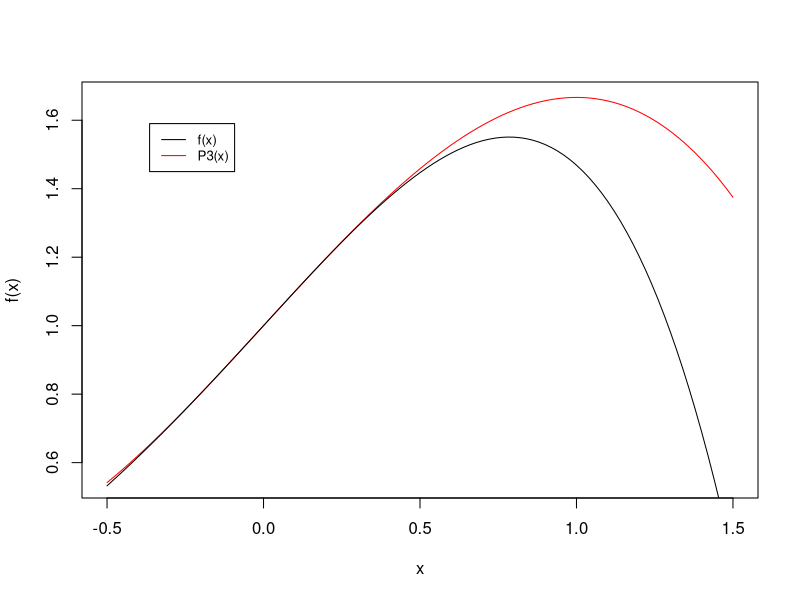
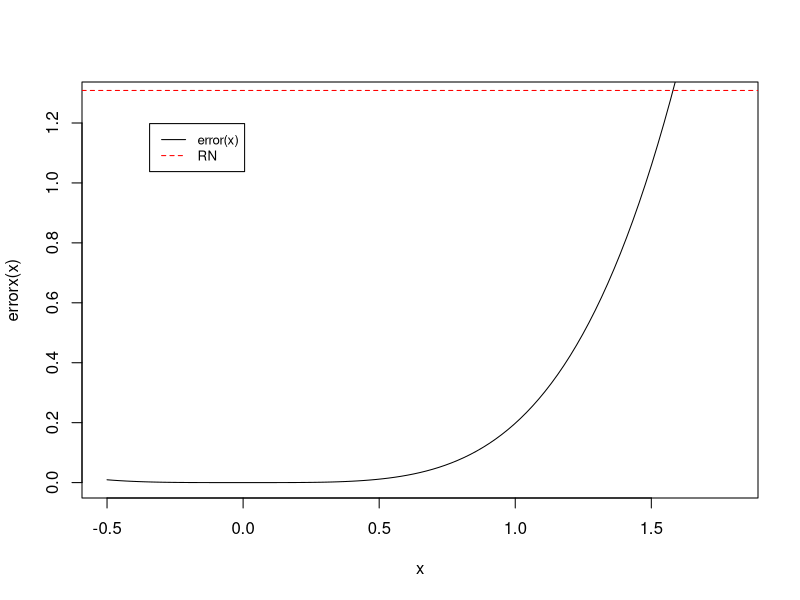

Generate these figures, in order, with R:
library(pracma)

options(digits=8)

funcion = function(x){exp(1)^x*cos(x)}

tay = taylor(funcion, x0 = 0, n = 3)
tay
# Se prefiere usar el polinomio de taylor calculado a mano puesto que
# el calculado numericamente tiene errores de precision en x^2

# Puesto que el polinomio de taylor se vuelve más impreciso alejado del centro,
# se decidió trabajar con un intervalo +-1 del valor a evaluar
lim = c(-0.5, 1.5)

taylorfun = function(x){1+x-x^3/3}

curve(taylorfun, xlim=lim, ylab="f(x)", col="red")
curve(funcion, xlim=lim,  add=T)
legend("topleft", inset=0.1, legend=c("f(x)", "P3(x)"),
       col=c("black", "red"), lty=1:1, cex=0.8)

firstD = function(x){exp(1)^x*(cos(x)-sin(x))}
secondD = function(x){-2*exp(1)^x*cos(x)} 
fourthD = function(x){exp(1)^x*cos(x)}

metodoNewton = function(f, f_prima, x_0, err){
  res = x_0
  f_x = f(x_0)
  while (abs(f_x) > err)
  {
    res = res - f(res) / f_prima(res)
    f_x = f(res)
  }
  return(res)
}

# para hallar el mayor valor c del Error de Lagrange para polinomios de Taylor
largest = metodoNewton(firstD, secondD, 1, 1e-8)

RN = abs(funcion(largest)*lim[2]^4/6)

errorx = function(x){ abs(funcion(x) - taylorfun(x)) }
errorx(1.5)
cat("RN(Maximo error teorico)=",RN,"errormaximo real=",errorx(1.5))

curve(errorx, xlim=c(-0.5,1.8),ylim=c(0,largest+0.5))
abline(h = RN,col="red",lty=2)
legend("topleft", inset=0.1, legend=c("error(x)", "RN"),
       col=c("black", "red"), lty=1:2, cex=0.8)

xasterisco = seq(from=lim[1], to=lim[2],by=0.1)
for( i in xasterisco)
{
  cat("x*=",i," e(x*)=",errorx(i),"\n")
}

cat("P3(0.5) = ",taylorfun(0.5),"\n")
cat("f(0.5) = ",funcion(0.5))